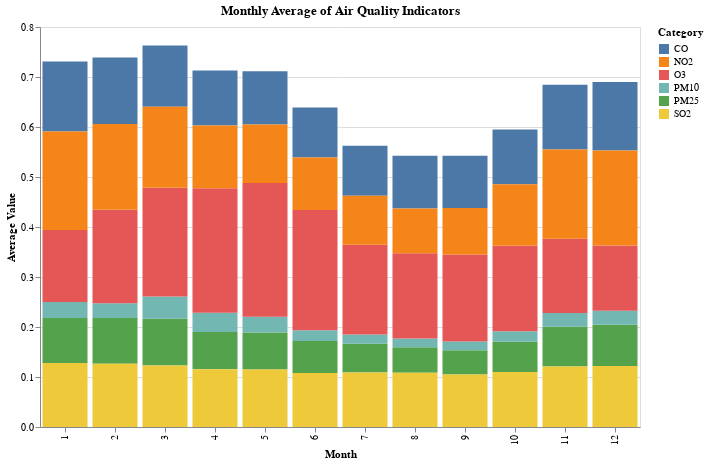

Notebook source saved alongside this figure:
### Code cell
import pandas as pd
import numpy as np
import altair as alt

df['MSR_DT'] = pd.to_datetime(df['MSR_DT'], format='%Y%m%d%H', errors='coerce')
df['Year'] = df['MSR_DT'].dt.year
df['Month'] = df['MSR_DT'].dt.month
df['Hour'] = df['MSR_DT'].dt.hour

# 월별 평균 계산
monthly_avg = df.groupby('Month')[['PM25', 'PM10', 'O3', 'CO', 'SO2', 'NO2']].mean().reset_index()
# monthly_avg = df_sambang.groupby('Month').mean(numeric_only=True)


# 데이터 변환 (melt)
source = monthly_avg.melt(id_vars=['Month'], 
                          value_vars=['PM25', 'PM10', 'O3', 'CO', 'SO2', 'NO2'],
                          var_name='category', 
                          value_name='value')

# Altair 그래프 생성
base = alt.Chart(source).mark_bar().encode(
    alt.X('Month:O', title='Month'),
    alt.Y('value:Q', title='Average Value'),
    alt.Color('category:N', title='Category')
).properties(
    width=600,
    height=400,
    title='Monthly Average of Air Quality Indicators'
)

chart = base

chart

### Figure 1 — Vega-Lite specification as saved in the notebook (floating-point values rounded to 4 significant figures)
{"config": {"view": {"continuousWidth": 300, "continuousHeight": 300}}, "data": {"name": "data-0f2b0026590fc7abd05fd523d91c88bd"}, "mark": {"type": "bar"}, "encoding": {"color": {"field": "category", "title": "Category", "type": "nominal"}, "x": {"field": "Month", "title": "Month", "type": "ordinal"}, "y": {"field": "value", "title": "Average Value", "type": "quantitative"}}, "height": 400, "title": "Monthly Average of Air Quality Indicators", "width": 600, "$schema": "https://vega.github.io/schema/vega-lite/v5.17.0.json", "datasets": {"data-0f2b0026590fc7abd05fd523d91c88bd": [{"Month": 1, "category": "PM25", "value": 0.08999}, {"Month": 2, "category": "PM25", "value": 0.09149}, {"Month": 3, "category": "PM25", "value": 0.09366}, {"Month": 4, "category": "PM25", "value": 0.07446}, {"Month": 5, "category": "PM25", "value": 0.0741}, {"Month": 6, "category": "PM25", "value": 0.06397}, {"Month": 7, "category": "PM25", "value": 0.05762}, {"Month": 8, "category": "PM25", "value": 0.05129}, {"Month": 9, "category": "PM25", "value": 0.0485}, {"Month": 10, "category": "PM25", "value": 0.06046}, {"Month": 11, "category": "PM25", "value": 0.07943}, {"Month": 12, "category": "PM25", "value": 0.08248}, {"Month": 1, "category": "PM10", "value": 0.03217}, {"Month": 2, "category": "PM10", "value": 0.0298}, {"Month": 3, "category": "PM10", "value": 0.04417}, {"Month": 4, "category": "PM10", "value": 0.03829}, {"Month": 5, "category": "PM10", "value": 0.03148}, {"Month": 6, "category": "PM10", "value": 0.02135}, {"Month": 7, "category": "PM10", "value": 0.01844}, {"Month": 8, "category": "PM10", "value": 0.01741}, {"Month": 9, "category": "PM10", "value": 0.01726}, {"Month": 10, "category": "PM10", "value": 0.02098}, {"Month": 11, "category": "PM10", "value": 0.02776}, {"Month": 12, "category": "PM10", "value": 0.02812}, {"Month": 1, "category": "O3", "value": 0.1442}, {"Month": 2, "category": "O3", "value": 0.1869}, {"Month": 3, "category": "O3", "value": 0.2178}, {"Month": 4, "category": "O3", "value": 0.2489}, {"Month": 5, "category": "O3", "value": 0.2675}, {"Month": 6, "category": "O3", "value": 0.2406}, {"Month": 7, "category": "O3", "value": 0.1795}, {"Month": 8, "category": "O3", "value": 0.1707}, {"Month": 9, "category": "O3", "value": 0.174}, {"Month": 10, "category": "O3", "value": 0.1708}, {"Month": 11, "category": "O3", "value": 0.1485}, {"Month": 12, "category": "O3", "value": 0.1304}, {"Month": 1, "category": "CO", "value": 0.14}, {"Month": 2, "category": "CO", "value": 0.133}, {"Month": 3, "category": "CO", "value": 0.1227}, {"Month": 4, "category": "CO", "value": 0.11}, {"Month": 5, "category": "CO", "value": 0.1064}, {"Month": 6, "category": "CO", "value": 0.09998}, {"Month": 7, "category": "CO", "value": 0.09993}, {"Month": 8, "category": "CO", "value": 0.1053}, {"Month": 9, "category": "CO", "value": 0.1046}, {"Month": 10, "category": "CO", "value": 0.1095}, {"Month": 11, "category": "CO", "value": 0.1297}, {"Month": 12, "category": "CO", "value": 0.1368}, {"Month": 1, "category": "SO2", "value": 0.1278}, {"Month": 2, "category": "SO2", "value": 0.1264}, {"Month": 3, "category": "SO2", "value": 0.123}, {"Month": 4, "category": "SO2", "value": 0.1157}, {"Month": 5, "category": "SO2", "value": 0.1149}, {"Month": 6, "category": "SO2", "value": 0.1082}, {"Month": 7, "category": "SO2", "value": 0.1091}, {"Month": 8, "category": "SO2", "value": 0.1083}, {"Month": 9, "category": "SO2", "value": 0.105}, {"Month": 10, "category": "SO2", "value": 0.11}, {"Month": 11, "category": "SO2", "value": 0.121}, {"Month": 12, "category": "SO2", "value": 0.122}, {"Month": 1, "category": "NO2", "value": 0.1967}, {"Month": 2, "category": "NO2", "value": 0.1713}, {"Month": 3, "category": "NO2", "value": 0.1618}, {"Month": 4, "category": "NO2", "value": 0.1257}, {"Month": 5, "category": "NO2", "value": 0.1171}, {"Month": 6, "category": "NO2", "value": 0.1048}, {"Month": 7, "category": "NO2", "value": 0.09768}, {"Month": 8, "category": "NO2", "value": 0.08953}, {"Month": 9, "category": "NO2", "value": 0.093}, {"Month": 10, "category": "NO2", "value": 0.1231}, {"Month": 11, "category": "NO2", "value": 0.1782}, {"Month": 12, "category": "NO2", "value": 0.19}]}}
